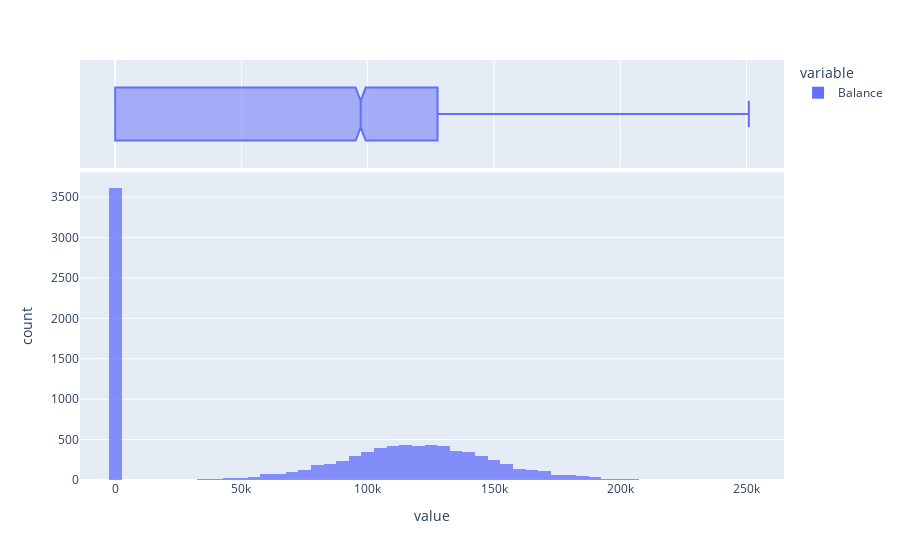

Source (notebook cell):
### Code cell
fig = px.histogram(df['Balance'], nbins=60, marginal="box",  opacity=0.75)
fig.show()

### Figure 1 — Plotly figure (JSON) as saved in the notebook; plotly's stock layout.template omitted (floating-point values rounded to 4 significant figures; data arrays with more than 128 entries replaced by an {"elided": "..."} marker saying what was removed)
{"data": [{"alignmentgroup": "True", "bingroup": "x", "hovertemplate": "variable=Balance<br>value=%{x}<br>count=%{y}<extra></extra>", "legendgroup": "Balance", "marker": {"color": "#636efa", "opacity": 0.75, "pattern": {"shape": ""}}, "name": "Balance", "nbinsx": 60, "offsetgroup": "Balance", "orientation": "v", "showlegend": true, "type": "histogram", "x": {"elided": "10000 float values"}, "xaxis": "x", "yaxis": "y"}, {"alignmentgroup": "True", "hovertemplate": "variable=Balance<br>value=%{x}<extra></extra>", "legendgroup": "Balance", "marker": {"color": "#636efa"}, "name": "Balance", "notched": true, "offsetgroup": "Balance", "showlegend": false, "type": "box", "x": {"elided": "10000 float values"}, "xaxis": "x2", "yaxis": "y2"}], "layout": {"barmode": "relative", "legend": {"title": {"text": "variable"}, "tracegroupgap": 0}, "margin": {"t": 60}, "xaxis": {"anchor": "y", "domain": [0, 1], "title": {"text": "value"}}, "xaxis2": {"anchor": "y2", "domain": [0, 1], "matches": "x", "showgrid": true, "showticklabels": false}, "yaxis": {"anchor": "x", "domain": [0, 0.7326], "title": {"text": "count"}}, "yaxis2": {"anchor": "x2", "domain": [0.7426, 1], "matches": "y2", "showgrid": false, "showline": false, "showticklabels": false, "ticks": ""}}}
